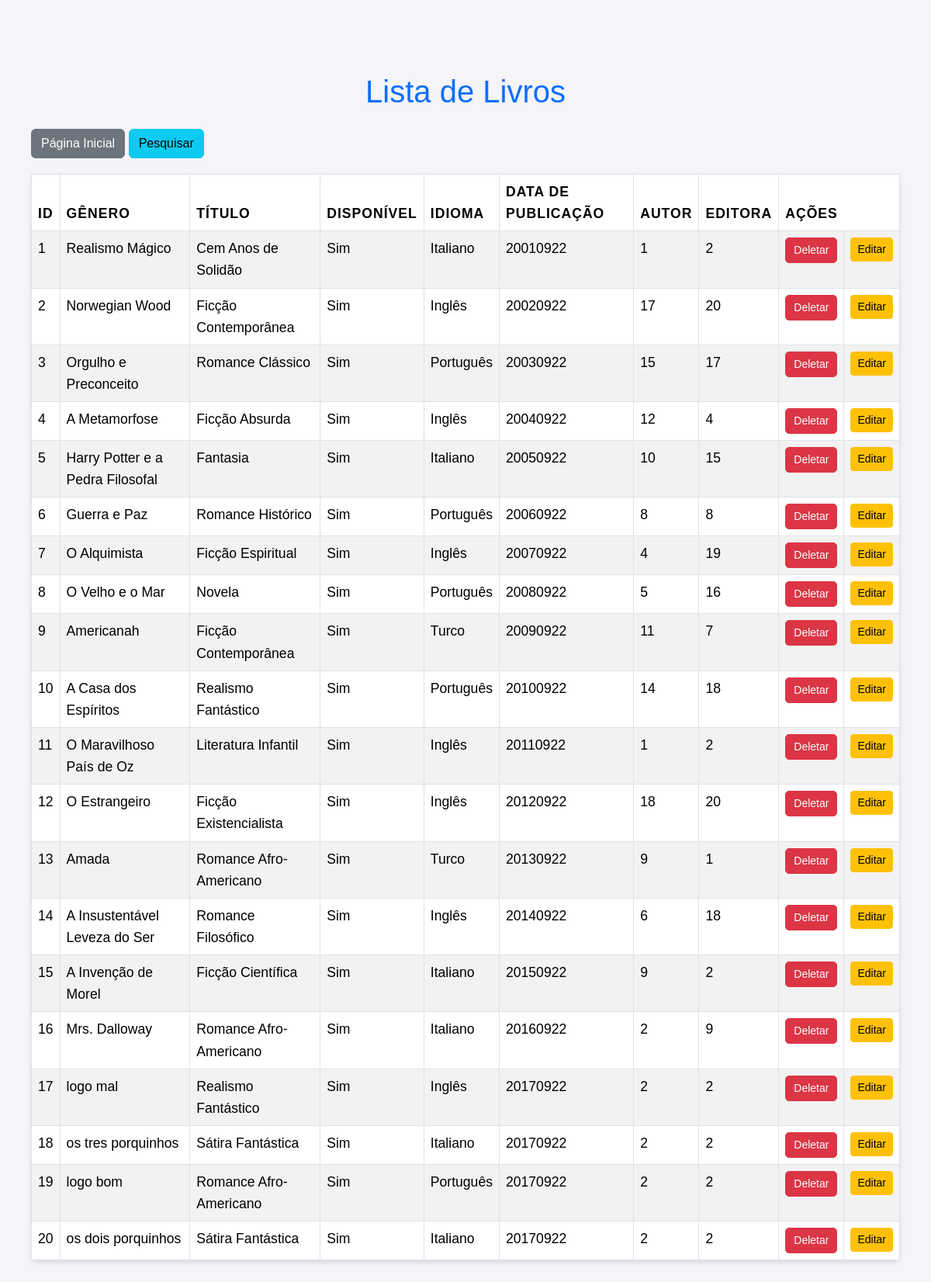
Page /livrosql.php on the earlier database version.
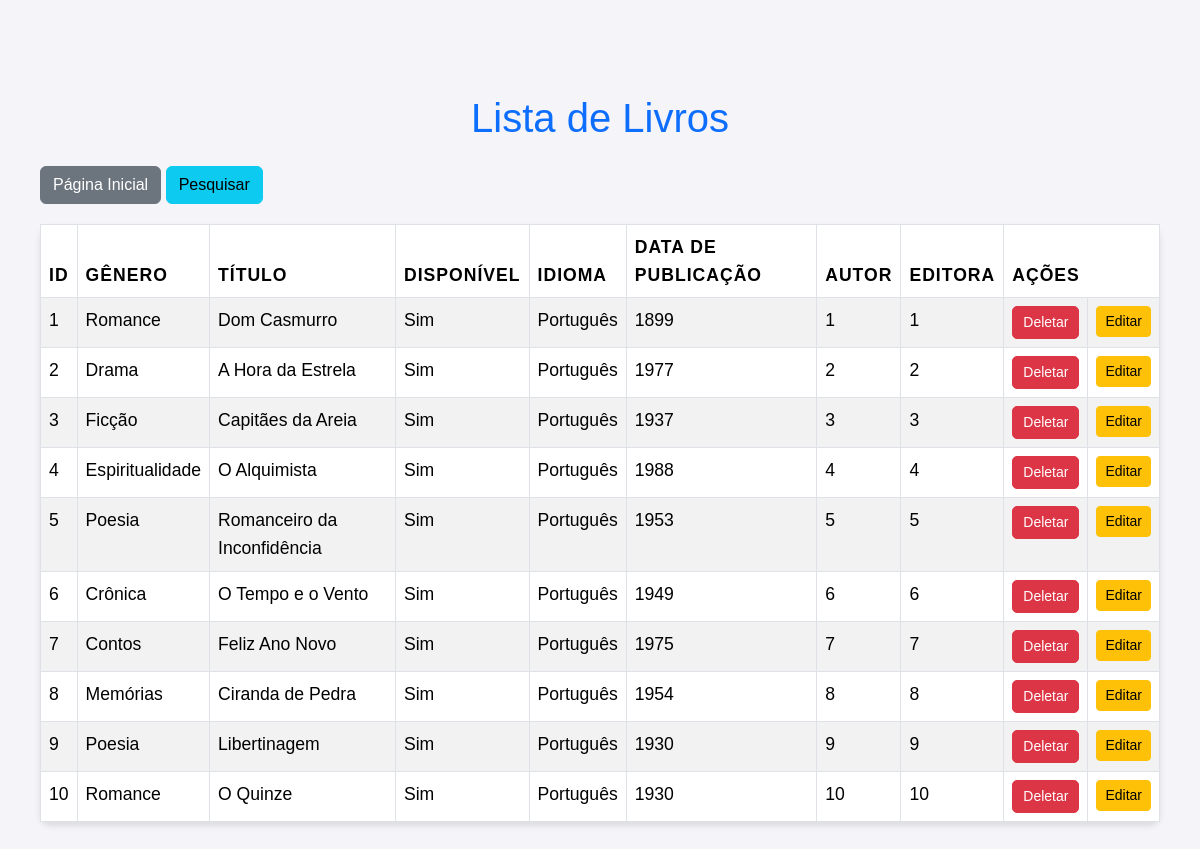
Same page on the later database version.
### tables this page shows
CREATE TABLE IF NOT EXISTS `livro` (
  `idlivro` INT NOT NULL AUTO_INCREMENT,
  `genero` VARCHAR(100) NOT NULL,
  `titulo` VARCHAR(100) NOT NULL,
  `disponivel` TINYINT NOT NULL,
  `idioma` VARCHAR(30) NOT NULL,
  `data_de_publicacao` VARCHAR(45) NOT NULL,
  `autor_idautor` INT NOT NULL,
  `editora_ideditora` INT NOT NULL,
  PRIMARY KEY (`idlivro`),
  INDEX `fk_livro_autor1_idx` (`autor_idautor` ASC) VISIBLE,
  INDEX `fk_livro_editora1_idx` (`editora_ideditora` ASC) VISIBLE,
  CONSTRAINT `fk_livro_autor1`
    FOREIGN KEY (`autor_idautor`)
    REFERENCES `autor` (`idautor`)
    ON DELETE CASCADE
    ON UPDATE CASCADE,
  CONSTRAINT `fk_livro_editora1`
    FOREIGN KEY (`editora_ideditora`)
    REFERENCES `editora` (`ideditora`)
    ON DELETE CASCADE
    ON UPDATE CASCADE);

### public/livrosql.php (the view, shortened to what this page needs)
<!DOCTYPE html>
<html lang="en">
<head>
    <link href="https://cdn.jsdelivr.net/npm/bootstrap@5.3.3/dist/css/bootstrap.min.css" rel="stylesheet">
    <link rel="stylesheet" href="./css/estilo.css">
</head>
<body>
    <div class="container my-4">
        <h1 class="text-center text-primary mb-4">Lista de Livros</h1>
        <div class="mb-3">
            <a href="home.php" class="btn btn-secondary">Página Inicial</a>
            <a href="../controle/pesquisarlivro.php" class="btn btn-info">Pesquisar</a>
        </div>
        <table class="table table-bordered table-striped table-hover">
            <thead class="thead-dark">
                <tr>
                    <th>Id</th>
                    <th>Gênero</th>
                    <th>Título</th>
                    <th>Disponível</th>
                    <th>Idioma</th>
                    <th>Data de Publicação</th>
                    <th>Autor</th>
                    <th>Editora</th>
                    <th colspan="2">Ações</th>
                </tr>
            </thead>
            <tbody>
                <?php
                require_once "../controle/conexao.php";
                $campo = 'idlivro';
                $tabela = 'livro';
                $loc = 'livrosql.php';
                $sql = "SELECT * FROM livro";
                $resultados = mysqli_query($conexao, $sql);
                while ($linha = mysqli_fetch_array($resultados)) {
                    $id = $linha['idlivro'];
                    $genero = $linha['genero'];
                    $titulo = $linha['titulo'];
                    $disponivel = $linha['disponivel'];
                    $idioma = $linha['idioma'];
                    $data_publi = $linha['data_de_publicacao'];
                    $idautor = $linha['autor_idautor'];
                    $ideditora = $linha['editora_ideditora'];
                    $dis = ($disponivel == 1) ? 'Sim' : 'Não';
                    echo "<tr>";
                    echo "<td>{$id}</td>";
                    echo "<td>{$genero}</td>";
                    echo "<td>{$titulo}</td>";
                    echo "<td>{$dis}</td>";
                    echo "<td>{$idioma}</td>";
                    echo "<td>{$data_publi}</td>";
                    echo "<td>{$idautor}</td>";
                    echo "<td>{$ideditora}</td>";
                    echo "<td><a href='../controle/deletar.php?id={$id}&campo={$campo}&tabela={$tabela}&loc={$loc}' class='btn btn-danger btn-sm'>Deletar</a></td>";
                    echo "<td><a href='livrosfor.php?id={$linha['idlivro']}' class='btn btn-warning btn-sm'>Editar</a></td>";
                    echo "</tr>";
                }
                ?>
            </tbody>
        </table>
    </div>
</body>
</html>

### public/css/estilo.css (style rules this page uses)
* { margin: 0; padding: 0; box-sizing: border-box; }
:root { --cor-principal: #007BFF; --cor-secundaria: #4CAF50; --cor-accent: #f44336; --cor-background: #f4f4f9; --cor-texto: #333; }
body { font-family: 'Arial', sans-serif; font-size: 16px; color: var(--cor-texto); background-color: var(--cor-background); line-height: 1.6; margin: 0; padding: 20px; }
.container { margin: 0 auto; padding: 20px; max-width: 1200px; }
h1 { text-align: center; margin: 30px 0 20px 0; font-size: 2.5rem; color: var(--cor-secundaria); }
a { text-decoration: none; color: #ffffff; background-color: var(--cor-principal); padding: 10px 15px; border-radius: 5px; transition: background-color 0.3s ease, transform 0.3s ease; }
table { width: 100%; margin-top: 20px; border-collapse: collapse; background-color: #ffffff; border-radius: 10px; box-shadow: 0px 4px 6px rgba(0, 0, 0, 0.1); }
th, td { padding: 12px 20px; text-align: left; border-bottom: 2px solid #ddd; font-size: 1.1em; color: var(--cor-texto); }
th { background-color: var(--cor-principal); color: #fff; font-weight: bold; text-transform: uppercase; letter-spacing: 1px; }
tr:nth-child(odd) { background-color: #f9f9f9; }
tr:nth-child(even) { background-color: #f3f3f3; }
a[href*="deletar"] { background-color: #dc3545; color: white; padding: 5px 10px; border-radius: 5px; transition: background-color 0.3s ease; }

Differences in the rows shown:
removed livro: idlivro "11", genero "O Maravilhoso País de Oz", titulo "Literatura Infantil", disponivel "Sim", idioma "Inglês", data_de_publicacao "20110922", autor_idautor "1", editora_ideditora "2"
removed livro: idlivro "12", genero "O Estrangeiro", titulo "Ficção Existencialista", disponivel "Sim", idioma "Inglês", data_de_publicacao "20120922", autor_idautor "18", editora_ideditora "20"
removed livro: idlivro "13", genero "Amada", titulo "Romance Afro-Americano", disponivel "Sim", idioma "Turco", data_de_publicacao "20130922", autor_idautor "9", editora_ideditora "1"
removed livro: idlivro "14", genero "A Insustentável Leveza do Ser", titulo "Romance Filosófico", disponivel "Sim", idioma "Inglês", data_de_publicacao "20140922", autor_idautor "6", editora_ideditora "18"
removed livro: idlivro "15", genero "A Invenção de Morel", titulo "Ficção Científica", disponivel "Sim", idioma "Italiano", data_de_publicacao "20150922", autor_idautor "9", editora_ideditora "2"
removed livro: idlivro "16", genero "Mrs. Dalloway", titulo "Romance Afro-Americano", disponivel "Sim", idioma "Italiano", data_de_publicacao "20160922", autor_idautor "2", editora_ideditora "9"
removed livro: idlivro "17", genero "logo mal", titulo "Realismo Fantástico", disponivel "Sim", idioma "Inglês", data_de_publicacao "20170922", autor_idautor "2", editora_ideditora "2"
removed livro: idlivro "18", genero "os tres porquinhos", titulo "Sátira Fantástica", disponivel "Sim", idioma "Italiano", data_de_publicacao "20170922", autor_idautor "2", editora_ideditora "2"
removed livro: idlivro "19", genero "logo bom", titulo "Romance Afro-Americano", disponivel "Sim", idioma "Português", data_de_publicacao "20170922", autor_idautor "2", editora_ideditora "2"
removed livro: idlivro "20", genero "os dois porquinhos", titulo "Sátira Fantástica", disponivel "Sim", idioma "Italiano", data_de_publicacao "20170922", autor_idautor "2", editora_ideditora "2"
changed livro id 1: genero "Realismo Mágico" → "Romance"; titulo "Cem Anos de Solidão" → "Dom Casmurro"; idioma "Italiano" → "Português"; data_de_publicacao "20010922" → "1899"; editora_ideditora "2" → "1"
changed livro id 2: genero "Norwegian Wood" → "Drama"; titulo "Ficção Contemporânea" → "A Hora da Estrela"; idioma "Inglês" → "Português"; data_de_publicacao "20020922" → "1977"; autor_idautor "17" → "2"; editora_ideditora "20" → "2"
changed livro id 3: genero "Orgulho e Preconceito" → "Ficção"; titulo "Romance Clássico" → "Capitães da Areia"; data_de_publicacao "20030922" → "1937"; autor_idautor "15" → "3"; editora_ideditora "17" → "3"
changed livro id 4: genero "A Metamorfose" → "Espiritualidade"; titulo "Ficção Absurda" → "O Alquimista"; idioma "Inglês" → "Português"; data_de_publicacao "20040922" → "1988"; autor_idautor "12" → "4"
changed livro id 5: genero "Harry Potter e a Pedra Filosofal" → "Poesia"; titulo "Fantasia" → "Romanceiro da Inconfidência"; idioma "Italiano" → "Português"; data_de_publicacao "20050922" → "1953"; autor_idautor "10" → "5"; editora_ideditora "15" → "5"
changed livro id 6: genero "Guerra e Paz" → "Crônica"; titulo "Romance Histórico" → "O Tempo e o Vento"; data_de_publicacao "20060922" → "1949"; autor_idautor "8" → "6"; editora_ideditora "8" → "6"
changed livro id 7: genero "O Alquimista" → "Contos"; titulo "Ficção Espiritual" → "Feliz Ano Novo"; idioma "Inglês" → "Português"; data_de_publicacao "20070922" → "1975"; autor_idautor "4" → "7"; editora_ideditora "19" → "7"
changed livro id 8: genero "O Velho e o Mar" → "Memórias"; titulo "Novela" → "Ciranda de Pedra"; data_de_publicacao "20080922" → "1954"; autor_idautor "5" → "8"; editora_ideditora "16" → "8"
changed livro id 9: genero "Americanah" → "Poesia"; titulo "Ficção Contemporânea" → "Libertinagem"; idioma "Turco" → "Português"; data_de_publicacao "20090922" → "1930"; autor_idautor "11" → "9"; editora_ideditora "7" → "9"
changed livro id 10: genero "A Casa dos Espíritos" → "Romance"; titulo "Realismo Fantástico" → "O Quinze"; data_de_publicacao "20100922" → "1930"; autor_idautor "14" → "10"; editora_ideditora "18" → "10"
